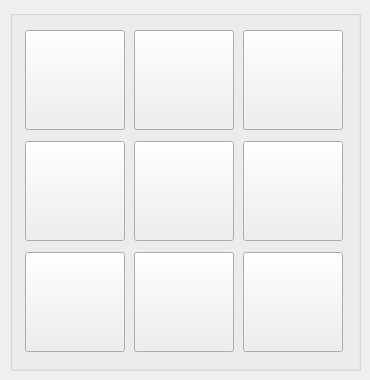
<?xml version="1.0" encoding="UTF-8"?>
<ui version="4.0">
 <class>MainWindow</class>
 <widget class="QMainWindow" name="MainWindow">
  <property name="geometry">
   <rect>
    <x>0</x>
    <y>0</y>
    <width>370</width>
    <height>380</height>
   </rect>
  </property>
  <property name="sizePolicy">
   <sizepolicy hsizetype="Fixed" vsizetype="Fixed">
    <horstretch>0</horstretch>
    <verstretch>0</verstretch>
   </sizepolicy>
  </property>
  <property name="minimumSize">
   <size>
    <width>370</width>
    <height>380</height>
   </size>
  </property>
  <property name="maximumSize">
   <size>
    <width>370</width>
    <height>380</height>
   </size>
  </property>
  <property name="windowTitle">
   <string>TicTacToe</string>
  </property>
  <widget class="QWidget" name="centralwidget">
   <widget class="QGroupBox" name="groupBox">
    <property name="geometry">
     <rect>
      <x>10</x>
      <y>10</y>
      <width>351</width>
      <height>361</height>
     </rect>
    </property>
    <property name="title">
     <string/>
    </property>
    <layout class="QGridLayout" name="gridLayout">
     <item row="0" column="0">
      <widget class="QPushButton" name="pB_1">
       <property name="sizePolicy">
        <sizepolicy hsizetype="Fixed" vsizetype="Fixed">
         <horstretch>0</horstretch>
         <verstretch>0</verstretch>
        </sizepolicy>
       </property>
       <property name="minimumSize">
        <size>
         <width>100</width>
         <height>100</height>
        </size>
       </property>
       <property name="styleSheet">
        <string notr="true">font: 22pt &quot;MS Shell Dlg 2&quot;;</string>
       </property>
       <property name="text">
        <string/>
       </property>
      </widget>
     </item>
     <item row="0" column="1">
      <widget class="QPushButton" name="pB_2">
       <property name="sizePolicy">
        <sizepolicy hsizetype="Fixed" vsizetype="Fixed">
         <horstretch>0</horstretch>
         <verstretch>0</verstretch>
        </sizepolicy>
       </property>
       <property name="minimumSize">
        <size>
         <width>100</width>
         <height>100</height>
        </size>
       </property>
       <property name="styleSheet">
        <string notr="true">font: 22pt &quot;MS Shell Dlg 2&quot;;</string>
       </property>
       <property name="text">
        <string/>
       </property>
      </widget>
     </item>
     <item row="0" column="2">
      <widget class="QPushButton" name="pB_3">
       <property name="sizePolicy">
        <sizepolicy hsizetype="Fixed" vsizetype="Fixed">
         <horstretch>0</horstretch>
         <verstretch>0</verstretch>
        </sizepolicy>
       </property>
       <property name="minimumSize">
        <size>
         <width>100</width>
         <height>100</height>
        </size>
       </property>
       <property name="styleSheet">
        <string notr="true">font: 22pt &quot;MS Shell Dlg 2&quot;;</string>
       </property>
       <property name="text">
        <string/>
       </property>
      </widget>
     </item>
     <item row="1" column="0">
      <widget class="QPushButton" name="pB_4">
       <property name="sizePolicy">
        <sizepolicy hsizetype="Fixed" vsizetype="Fixed">
         <horstretch>0</horstretch>
         <verstretch>0</verstretch>
        </sizepolicy>
       </property>
       <property name="minimumSize">
        <size>
         <width>100</width>
         <height>100</height>
        </size>
       </property>
       <property name="styleSheet">
        <string notr="true">font: 22pt &quot;MS Shell Dlg 2&quot;;</string>
       </property>
       <property name="text">
        <string/>
       </property>
      </widget>
     </item>
     <item row="1" column="1">
      <widget class="QPushButton" name="pB_5">
       <property name="sizePolicy">
        <sizepolicy hsizetype="Fixed" vsizetype="Fixed">
         <horstretch>0</horstretch>
         <verstretch>0</verstretch>
        </sizepolicy>
       </property>
       <property name="minimumSize">
        <size>
         <width>100</width>
         <height>100</height>
        </size>
       </property>
       <property name="styleSheet">
        <string notr="true">font: 22pt &quot;MS Shell Dlg 2&quot;;</string>
       </property>
       <property name="text">
        <string/>
       </property>
      </widget>
     </item>
     <item row="1" column="2">
      <widget class="QPushButton" name="pB_6">
       <property name="sizePolicy">
        <sizepolicy hsizetype="Fixed" vsizetype="Fixed">
         <horstretch>0</horstretch>
         <verstretch>0</verstretch>
        </sizepolicy>
       </property>
       <property name="minimumSize">
        <size>
         <width>100</width>
         <height>100</height>
        </size>
       </property>
       <property name="styleSheet">
        <string notr="true">font: 22pt &quot;MS Shell Dlg 2&quot;;</string>
       </property>
       <property name="text">
        <string/>
       </property>
      </widget>
     </item>
     <item row="2" column="0">
      <widget class="QPushButton" name="pB_7">
       <property name="sizePolicy">
        <sizepolicy hsizetype="Fixed" vsizetype="Fixed">
         <horstretch>0</horstretch>
         <verstretch>0</verstretch>
        </sizepolicy>
       </property>
       <property name="minimumSize">
        <size>
         <width>100</width>
         <height>100</height>
        </size>
       </property>
       <property name="styleSheet">
        <string notr="true">font: 22pt &quot;MS Shell Dlg 2&quot;;</string>
       </property>
       <property name="text">
        <string/>
       </property>
      </widget>
     </item>
     <item row="2" column="1">
      <widget class="QPushButton" name="pB_8">
       <property name="sizePolicy">
        <sizepolicy hsizetype="Fixed" vsizetype="Fixed">
         <horstretch>0</horstretch>
         <verstretch>0</verstretch>
        </sizepolicy>
       </property>
       <property name="minimumSize">
        <size>
         <width>100</width>
         <height>100</height>
        </size>
       </property>
       <property name="styleSheet">
        <string notr="true">font: 22pt &quot;MS Shell Dlg 2&quot;;</string>
       </property>
       <property name="text">
        <string/>
       </property>
      </widget>
     </item>
     <item row="2" column="2">
      <widget class="QPushButton" name="pB_9">
       <property name="sizePolicy">
        <sizepolicy hsizetype="Fixed" vsizetype="Fixed">
         <horstretch>0</horstretch>
         <verstretch>0</verstretch>
        </sizepolicy>
       </property>
       <property name="minimumSize">
        <size>
         <width>100</width>
         <height>100</height>
        </size>
       </property>
       <property name="styleSheet">
        <string notr="true">font: 22pt &quot;MS Shell Dlg 2&quot;;</string>
       </property>
       <property name="text">
        <string/>
       </property>
      </widget>
     </item>
    </layout>
   </widget>
  </widget>
 </widget>
 <resources/>
 <connections/>
</ui>
